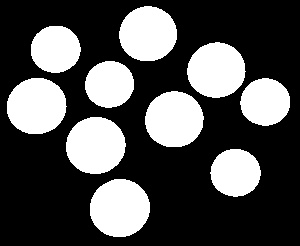
#> input picture images/coins_filled.jpg, 300 x 246 px
$ python Labeling.py
#> lines starting #> are read from the running program, lines starting #| are printed output that depends on the picture; after the words box and inside, x2 and y2 are one past the last pixel; in counts of white or black regions, pixels touching at a corner belong together; long printed decimals are rounded
import cv2
import numpy as np

# Read the image in grayscale
I = cv2.imread('../images/coins_filled.jpg', 0)
#> I is the input picture: shape (246, 300); min 0, max 255, mean 80

# Apply Otsu's thresholding to binarize the image
thresh, I2 = cv2.threshold(I, 0, 255, cv2.THRESH_BINARY + cv2.THRESH_OTSU)
#> I2: shape (246, 300); 31.3% white; 10 white regions, largest, box (x1, y1, x2, y2) and area: (90, 179, 150, 237) 2751, (66, 117, 126, 174) 2678, (7, 78, 67, 134) 2650
#> thresh = 7

# Perform connected components analysis
numLabels, labels, stats, centroids = cv2.connectedComponentsWithStats(I2)
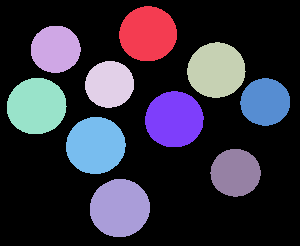
#> labels: shape (246, 300) int32; 11 distinct labels, from 0 to 10; one colour per label, 0 black
#> numLabels = 11; stats = [[0, 0, 300, 246, 50664], [119, 6, 58, 55, 2509], [31, 26, 50, 47, 1854], [187, 42, 59, 56, 2538], [85, 61, 49, 47, 1810], [7, 78, 60, 56, 2650], [240, 78, 50, 48, 1863], [145, 91, 59, 56, 2592], [66, 117, 60, 57, 2678], [210, 149, 51, 48, 1891], [90, 179, 60, 58, 2751]]; centroids = [[152.9, 127.8], [147.5, 33.45], [55.15, 48.86], [215.9, 69.8], [109.1, 83.93], [36.14, 105.7], [264.8, 101.6], [173.8, 119], [95.21, 145.1], [235.1, 172.4], [119.4, 207.7]]

# Print analysis results
print('numLabels:', numLabels)  # Total number of connected components (including background)
#| numLabels: 11
print('stats:', stats)          # Statistics of each component: [x, y, width, height, area]
#| stats: [[    0     0   300   246 50664]
#|  [  119     6    58    55  2509]
#|  [   31    26    50    47  1854]
#|  [  187    42    59    56  2538]
#|  [   85    61    49    47  1810]
#|  [    7    78    60    56  2650]
#|  [  240    78    50    48  1863]
#|  [  145    91    59    56  2592]
#|  [   66   117    60    57  2678]
#|  [  210   149    51    48  1891]
#|  [   90   179    60    58  2751]]
print('centroids:', centroids)  # Centroids (center of mass) of each component
#| centroids: [[152.924 127.768]
#|  [147.548  33.448]
#|  [ 55.145  48.862]
#|  [215.926  69.803]
#|  [109.060  83.928 ]
#|  [ 36.141 105.722]
#|  [264.809 101.613 ]
#|  [173.830 118.980]
#|  [ 95.214 145.084]
#|  [235.068 172.359]
#|  [119.354 207.683]]

# Show original grayscale image
cv2.imshow('Orj', I)

cv2.imshow('1. image', np.uint8(labels == 1) * 255)
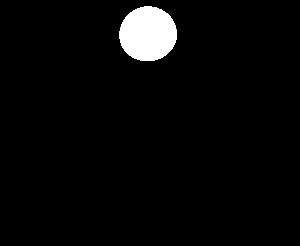
#> window '1. image': shape (246, 300); 3.4% white; 1 white region, box (x1, y1, x2, y2) and area: (119, 6, 177, 61) 2509
cv2.imshow('2. image', np.uint8(labels == 2) * 255)
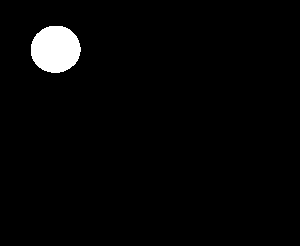
#> window '2. image': shape (246, 300); 2.5% white; 1 white region, box (x1, y1, x2, y2) and area: (31, 26, 81, 73) 1854
cv2.waitKey(0)
cv2.destroyAllWindows()
